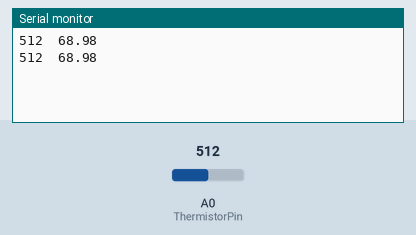
Bench run of a sketch on a simulated Arduino Uno, built with avr-gcc and run on an emulated ATmega328P. Shown: the last lines printed to the serial monitor. The test bench sets the inputs (shaded band); at power-on: A0 (ThermistorPin) = 512.

Above: at 1.8 s.
1.9 s: A0 (ThermistorPin) set to 716
At 2.8 s:
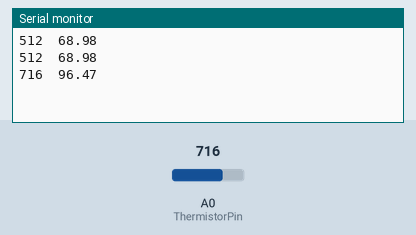
3.4 s: A0 (ThermistorPin) set to 900
At 4.9 s:
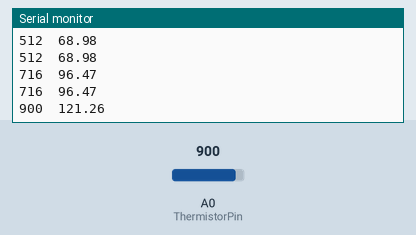
Timing chart, 0 to 6.4 s (numbered marks = the images above; inputs shaded):
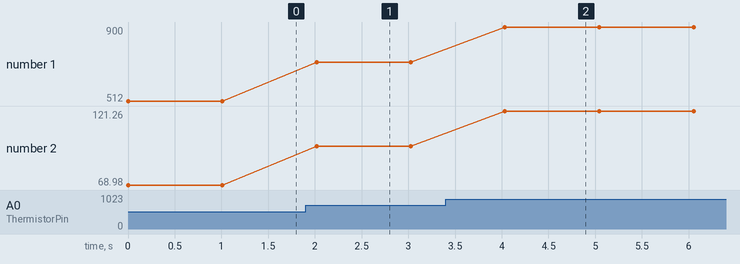

Measured:
- after the input at 1.9 s, the serial monitor: prints a new line after 0.12 s (image 1)
- after the input at 3.4 s, the serial monitor: prints a new line after 0.63 s (image 2)
- plotted number 1: 512 → 716 after the input at 1.9 s, 716 → 900 after the input at 3.4 s
- plotted number 2: 68.98 → 96.47 after the input at 1.9 s, 96.47 → 121.26 after the input at 3.4 s

The sketch:

script-temperature-bluetooth.ino
```cpp
#include <SoftwareSerial.h>
SoftwareSerial HC06(7,8);  // pin7 Tx / pin8 Rx

int ThermistorPin = A0;
unsigned long last_time=0;
int update_interval=100;
char data_in;
int Vo;
float R1 = 10000;
float logR2, R2, T, Tc;
float c1 = 1.009249522e-03, c2 = 2.378405444e-04, c3 = 2.019202697e-07;

void setup() {

 Serial.begin(9600);
 HC06.begin(9600);
}

void loop() {

  Vo = analogRead(ThermistorPin);
  //R2 = R1 * (1023.0 / (float)Vo - 1.0);
  //logR2 = log(R2);
  //T = (1.0 / (c1 + c2*logR2 + c3*logR2*logR2*logR2));
  //Tc = T - 273.15;
  Tc= Vo*22.5 /167;
  Serial.print(Vo);
  Serial.print("\t");
  Serial.println(Tc);
  HC06.print("*Z");
  HC06.print(Tc);
  delay(1000);

  }
```
